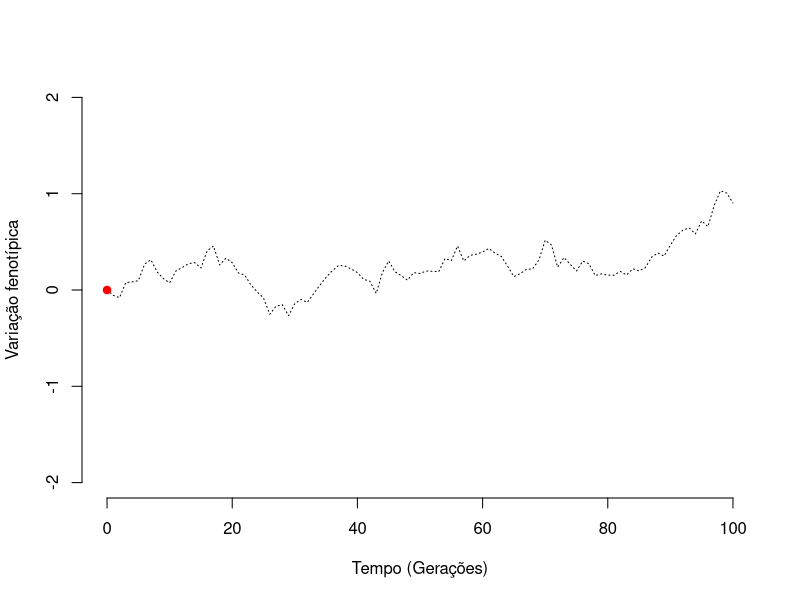
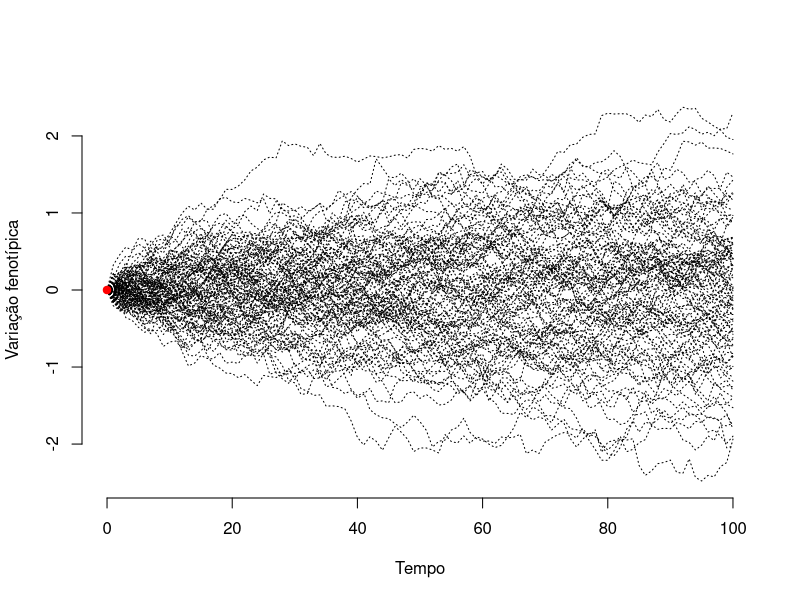
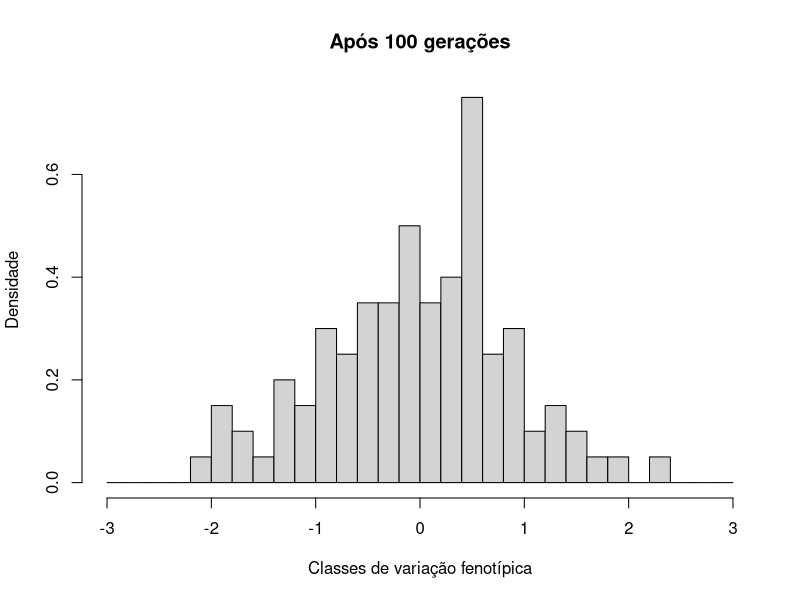
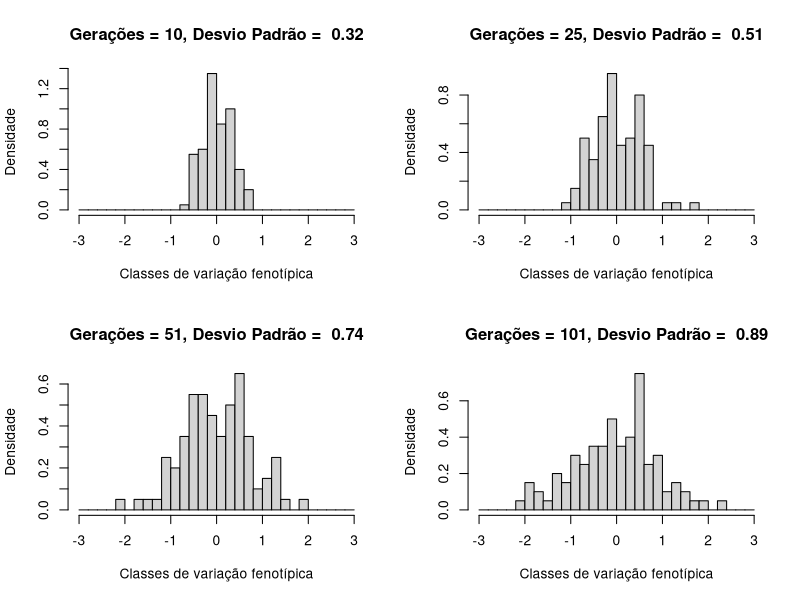
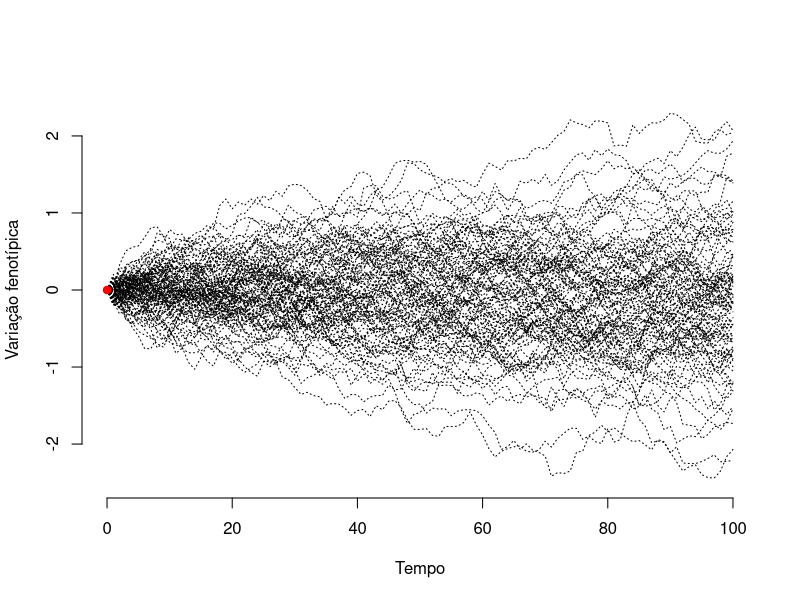
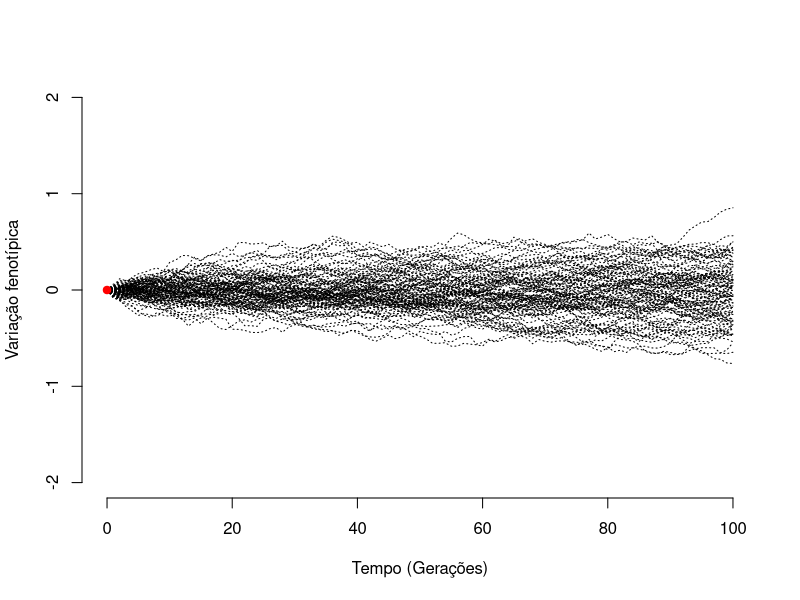
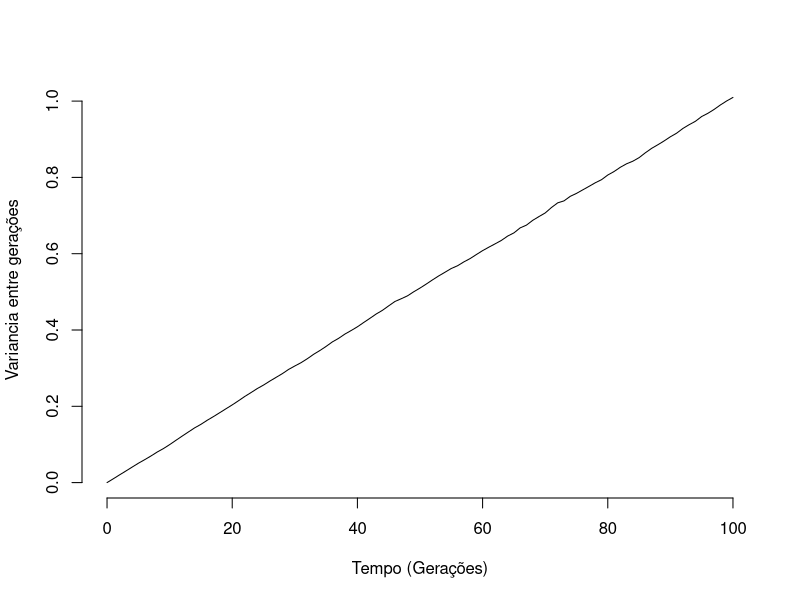
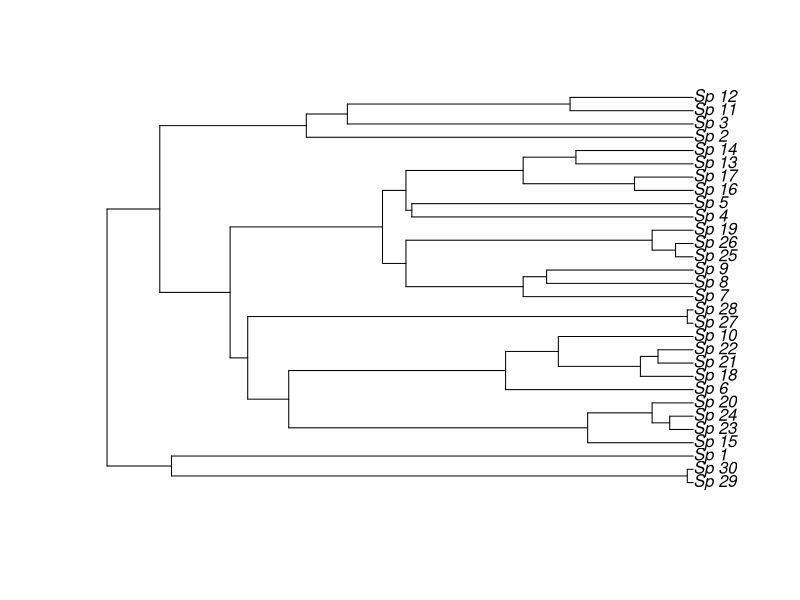

Source code (R) for these figures, in order:
#http://www.phytools.org/eqg/Exercise_4.1/
set.seed(123)

#Tempo
t <- 0:100
#Variação
sig2 <- 0.01
## Primeiro simulamos um conjunto de desvios aléatorios
x <- rnorm(n = length(t) - 1, sd = sqrt(sig2))
## Depois nos computamos a soma comulativa
x <- c(0, cumsum(x))

#Figura1
jpeg("01.jpg")
plot(t, x, type = "l", ylim = c(-2, 2),frame=F,xlab="Tempo (Gerações)",ylab="Variação fenotípica",lty=3)
points(0,0,pch=19,col="red")
dev.off()

#Agora vamos simular varias espécies
nsim <- 100
X <- matrix(rnorm(n = nsim * (length(t) - 1), sd = sqrt(sig2)), nsim, length(t)-1)
X <- cbind(rep(0, nsim), t(apply(X, 1, cumsum)))

#Figura 2
jpeg("02.jpg")
plot(t, X[1, ], xlab = "Tempo", ylab = "Variação fenotípica", ylim = c(-2.5, 2.5), type = "l",frame=F,lty=3)
apply(X[2:nsim, ], 1, function(x, t) lines(t, x,lty=3), t = t)
points(0,0,pch=19,col="red")
dev.off()

#Figura 3
jpeg("03.jpg")
hist(X[,101],xlim=c(-3,3),breaks =seq(-3,3,0.2),main="Após 100 gerações",freq =F
    ,ylab="Densidade",xlab="Classes de variação fenotípica")
dev.off()

#Figura 4
jpeg("04.jpg")
par(mfrow=c(2,2))
hist(X[,11],xlim=c(-3,3),breaks =seq(-3,3,0.2),main=paste("Gerações = 10, Desvio Padrão = ",round(sd(X[,11]),2)),freq =F
    ,ylab="Densidade",xlab="Classes de variação fenotípica")
hist(X[,26],xlim=c(-3,3),breaks =seq(-3,3,0.2),main=paste("Gerações = 25, Desvio Padrão = ",round(sd(X[,26]),2)),freq =F
    ,ylab="Densidade",xlab="Classes de variação fenotípica")
hist(X[,51],xlim=c(-3,3),breaks =seq(-3,3,0.2),main=paste("Gerações = 51, Desvio Padrão = ",round(sd(X[,51]),2)),freq =F
    ,ylab="Densidade",xlab="Classes de variação fenotípica")
hist(X[,101],xlim=c(-3,3),breaks =seq(-3,3,0.2),main=paste("Gerações = 101, Desvio Padrão = ",round(sd(X[,101]),2)),freq =F
    ,ylab="Densidade",xlab="Classes de variação fenotípica")
dev.off()

#Simulação usando for
X <- matrix(0, nsim, length(t))
for (i in 1:nsim) {
    X[i, ] <- c(0, cumsum(rnorm(n = length(t) - 1, sd = sqrt(sig2))))
}

#Figura 5
jpeg("05.jpg")
par(mfrow=c(1,1))
plot(t, X[1, ], xlab = "Tempo", ylab = "Variação fenotípica", ylim = c(-2.5, 2.5), type = "l",frame=F,lty=3)
for (i in 1:nsim) {
    lines(t, X[i, ],lty=3)
}
points(0,0,pch=19,col="red")
dev.off()

#Menor Variação
X <- matrix(rnorm(n = nsim * (length(t) - 1), sd = sqrt(sig2/10)), nsim, length(t) -   1)
X <- cbind(rep(0, nsim), t(apply(X, 1, cumsum)))

#Figura 6
jpeg("06.jpg")
plot(t, X[1, ], xlab = "Tempo (Gerações)", ylab = "Variação fenotípica", ylim = c(-2, 2), type = "l",lty=3,frame=F)
apply(X[2:nsim, ], 1, function(x, t) lines(t, x,lty=3), t = t)
points(0,0,pch=19,col="red")
dev.off()

#Variação vs Geração
nsim <- 10000
X <- matrix(rnorm(n = nsim * (length(t) - 1), sd = sqrt(sig2)), nsim, length(t)-1)
X <- cbind(rep(0, nsim), t(apply(X, 1, cumsum)))
v <- apply(X, 2, var)

#Figura 7
jpeg("07.jpg")
plot(t, v, type = "l", xlab = "Tempo (Gerações)", ylab = "Variancia entre gerações",frame=F)
dev.off()

#
library(phytools)
t <- 100  # Tempo Total
n <- 30  # Número de espécies
b <- (log(n) - log(2))/t
tree <- pbtree(b = b, n = n, t = t, type = "discrete")
tree$tip.label <- paste("Sp",sub("t","",tree$tip.label))

#Figura 8
jpeg("08.jpg")
plot(tree)
dev.off()


## Simulando evolução ao longo de cada vertice (espécie ancestral)
X <- lapply(tree$edge.length, function(x) c(0, cumsum(rnorm(n = x, sd = sqrt(sig2)))))
## Reordenando os vertices da arvore em pre-ordem transversal
cw <- reorder(tree)
## Agora simulando na arvore
ll <- tree$edge.length + 1
for (i in 1:nrow(cw$edge)) {
    pp <- which(cw$edge[, 2] == cw$edge[i, 1])
    if (length(pp) > 0) {
        X[[i]] <- X[[i]] + X[[pp]][ll[pp]]
    } else {
        X[[i]] <- X[[i]] + X[[1]][1]
    }
}
## Pegando o ponto de inicio e fim de cada vertice para a figura
H <- nodeHeights(tree)


#Figura 9
jpeg("09.jpg")
#Linhas da simulação
plot(H[1, 1], X[[1]][1], ylim = c(-2.5,2.5), xlim=c(0,120), xlab = "Tempo (Gerações)", ylab = "Fenótipo",col="red",pch=19,frame=F)
for (i in 1:length(X)) {
    lines(H[i, 1]:H[i, 2], X[[i]],lty=3)
}
#Pontos internos da arvore onde começa o movimento browniano
for (i in 1:nrow(H)) {
    if(H[i, 2]!=100){
        points(H[i, 2], X[[i]][length(X[[i]])],pch=19,col="red")
    }
}
## Adicionando os nomes das espécies
yy <- sapply(1:length(tree$tip.label), function(x, y) which(x == y), y = tree$edge[,2])
yy <- sapply(yy, function(x, y) y[[x]][length(y[[x]])], y = X)
text(x = max(H)+5, y = yy, tree$tip.label,cex=0.6)
dev.off()

#Separando os valores para o histograma dess simulação
saida<-rep(NA,n)
contador<-1
for (i in 1:nrow(H)) {
    if(H[i, 2]==100){
         saida[contador] <- X[[i]][length(X[[i]])]
         contador <- contador + 1
    }
}

#Figura 10
jpeg("10.jpg")
hist(saida,xlim=c(-3,3),breaks =seq(-3,3,0.2),main="Após 100 gerações",freq =F
    ,ylab="Densidade",xlab="Classes de variação fenotípica")
dev.off()

## Simulando a evolução Browniana em uma arvores usando o fastBM
x <- fastBM(tree, sig2 = sig2, internal = TRUE)

#Figura 11
jpeg("11.jpg")
phenogram(tree, x, spread.labels = TRUE, spread.cost = c(1, 0))
dev.off()
